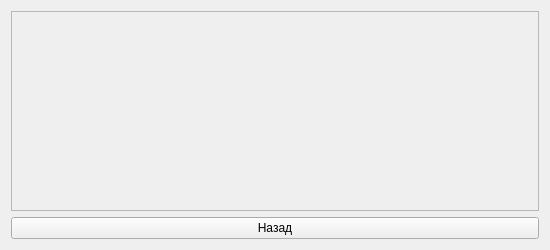
<?xml version="1.0" encoding="UTF-8"?>
<ui version="4.0">
 <class>notificationLayout</class>
 <widget class="QWidget" name="notificationLayout">
  <property name="geometry">
   <rect>
    <x>0</x>
    <y>0</y>
    <width>550</width>
    <height>250</height>
   </rect>
  </property>
  <property name="sizePolicy">
   <sizepolicy hsizetype="Preferred" vsizetype="Maximum">
    <horstretch>0</horstretch>
    <verstretch>0</verstretch>
   </sizepolicy>
  </property>
  <property name="windowTitle">
   <string>Form</string>
  </property>
  <layout class="QVBoxLayout" name="verticalLayout">
   <item>
    <widget class="QScrollArea" name="scrollArea">
     <property name="widgetResizable">
      <bool>true</bool>
     </property>
     <widget class="QWidget" name="scrollAreaWidgetContents">
      <property name="geometry">
       <rect>
        <x>0</x>
        <y>0</y>
        <width>530</width>
        <height>200</height>
       </rect>
      </property>
      <layout class="QVBoxLayout" name="verticalLayout_2"/>
     </widget>
    </widget>
   </item>
   <item>
    <widget class="QPushButton" name="exitButton">
     <property name="text">
      <string>Назад</string>
     </property>
    </widget>
   </item>
  </layout>
 </widget>
 <resources/>
 <connections/>
</ui>
